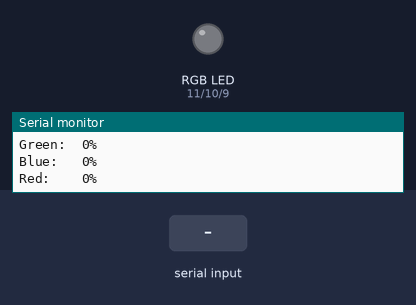
Simulated run of this sketch. Board: Arduino Uno, built with avr-gcc and run on an emulated ATmega328P. Shown: an RGB LED mixed from three pins (HIGH = lit), the last lines printed to the serial monitor. Inputs (shaded band) come from the test bench. Dim RGB values are drawn brighter than linear.

Above: at 1.2 s.
1.3 s: "90,45,200\n" received over Serial
At 1.6 s:
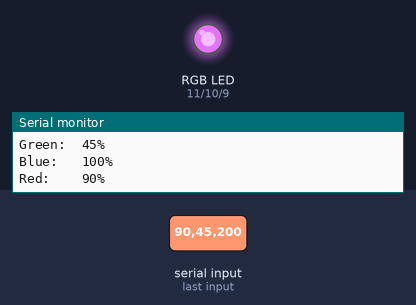
2.8 s: "90,45\n" received over Serial
At 4.0 s:
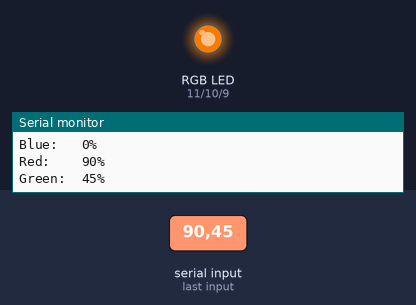
4.3 s: "30,150,10\n" received over Serial
At 4.8 s:
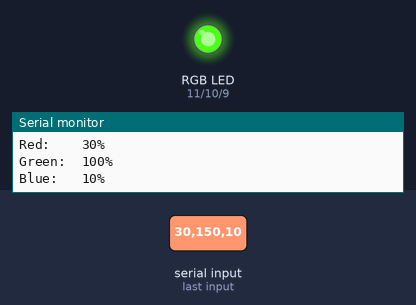
5.8 s: "30,150\n" received over Serial
At 7.0 s:
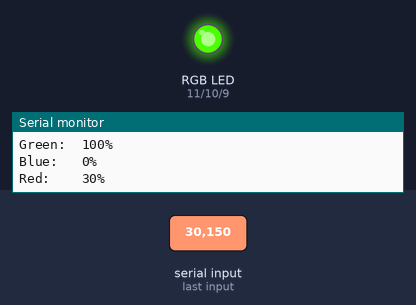
7.3 s: "5\n" received over Serial
At 8.1 s:
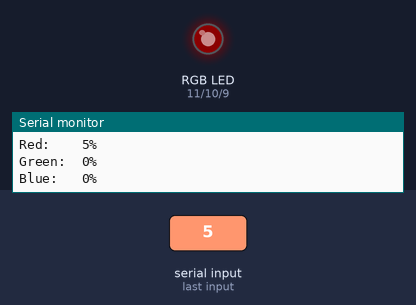
8.8 s: "200\n" received over Serial
At 9.4 s:
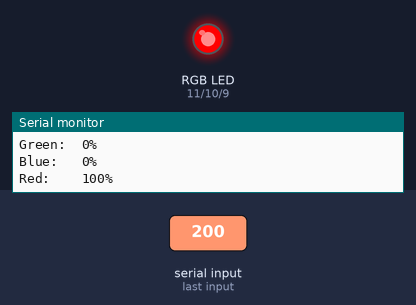
Timing chart, 0 to 11.3 s (numbered marks = the images above; inputs shaded):
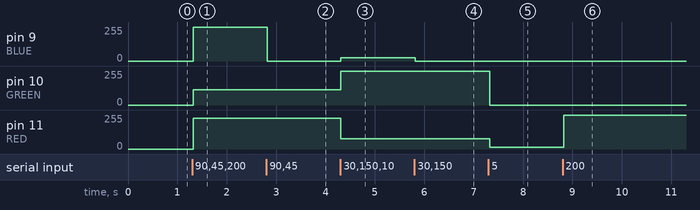

Measured:
- after the input at 1.3 s, pin 9 (BLUE): 0/255 → 255/255 at once; pin 10 (GREEN): 0/255 → 114/255 at once; pin 11 (RED): 0/255 → 229/255 at once
- after the input at 2.8 s, pin 9 (BLUE): 255/255 → 0/255 at once
- after the input at 4.3 s, pin 9 (BLUE): 0/255 → 25/255 at once; pin 10 (GREEN): 114/255 → 255/255 at once; pin 11 (RED): 229/255 → 76/255 at once
- after the input at 5.8 s, pin 9 (BLUE): 25/255 → 0/255 at once
- after the input at 7.3 s, pin 10 (GREEN): 255/255 → 0/255 at once; pin 11 (RED): 76/255 → 12/255 at once
- after the input at 8.8 s, pin 11 (RED): 12/255 → 255/255 at once

The sketch:

serial-list_control.ino
```cpp
// from pg 159 Blum Exploring Arduino


const int RED = 11;
const int GREEN = 10;
const int BLUE = 9;

int val1;
int val2;
int val3;

void setup(){
    Serial.begin(9600);
    Serial.setTimeout(10);

    pinMode(RED, OUTPUT);
    pinMode(GREEN, OUTPUT);
    pinMode(BLUE, OUTPUT);

    //check whether RGB LED is common cathode or anode
    //if common anode change
    digitalWrite(RED, LOW);
    digitalWrite(GREEN, LOW);
    digitalWrite(BLUE, LOW);
}

void loop(){
    if (Serial.available() > 0){
        //expect to receive 3 integers over serial
        //parsInt know full integer is received once comma or newline is seen
        val1 = Serial.parseInt();
        val2 = Serial.parseInt();
        val3 = Serial.parseInt();

        //clear out remaining buffer contents
        while (Serial.available()){
            Serial.read();}
    }
    int val1c = constrain(val1, 0, 100);
    int val2c = constrain(val2, 0, 100);
    int val3c = constrain(val3, 0, 100);

    //if common anode change
    int rval = map(val1c, 0, 100, 0, 255);
    int gval = map(val2c, 0, 100, 0, 255);
    int bval = map(val3c, 0, 100, 0, 255);

    analogWrite(RED, rval);
    analogWrite(GREEN, gval);
    analogWrite(BLUE, bval);

    Serial.println("Red:    "  + String(val1c) +"%");
    Serial.println("Green:  "  + String(val2c) +"%");
    Serial.println("Blue:   "  + String(val3c) +"%\n");
}
```
